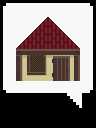

Tiled map render using the project's own tile images. Description and the map definition, with tile-layer contents summarised, below:
An orthogonal 3x4 tile map with 32x32 px tiles, 3 tile layers (bubble, content, nothing), 3 tilesets.

<map version="1.0" orientation="orthogonal" renderorder="right-down" width="3" height="4" tilewidth="32" tileheight="32" nextobjectid="1">
 <tileset firstgid="1" name="Sprite Sheet" tilewidth="32" tileheight="32" spacing="2" tilecount="45" columns="9">
  <image source="Sprite Sheet.png" width="304" height="168" />
 </tileset>
 <tileset firstgid="46" name="terrain_atlas" tilewidth="32" tileheight="32" tilecount="1024" columns="32">
  <image source="terrain_atlas.png" width="1024" height="1024" />
 </tileset>
 <tileset firstgid="1070" name="32x32_map_tile v3.1 [MARGINLESS]" tilewidth="32" tileheight="32" tilecount="667" columns="23">
  <image source="32x32_map_tile v3.1 [MARGINLESS].png" width="736" height="928" />
 </tileset>
 <layer name="bubble" width="3" height="4">
  <data>[12 cells, 10 non-empty, 10 distinct tile ids]</data>
 </layer>
 <layer name="content" width="3" height="4" offsetx="16" offsety="17">
  <data>[12 cells, 4 non-empty, 4 distinct tile ids]</data>
 </layer>
 <layer name="nothing" width="3" height="4">
  <data>[12 cells, 0 non-empty, 0 distinct tile ids]</data>
 </layer>
</map>
